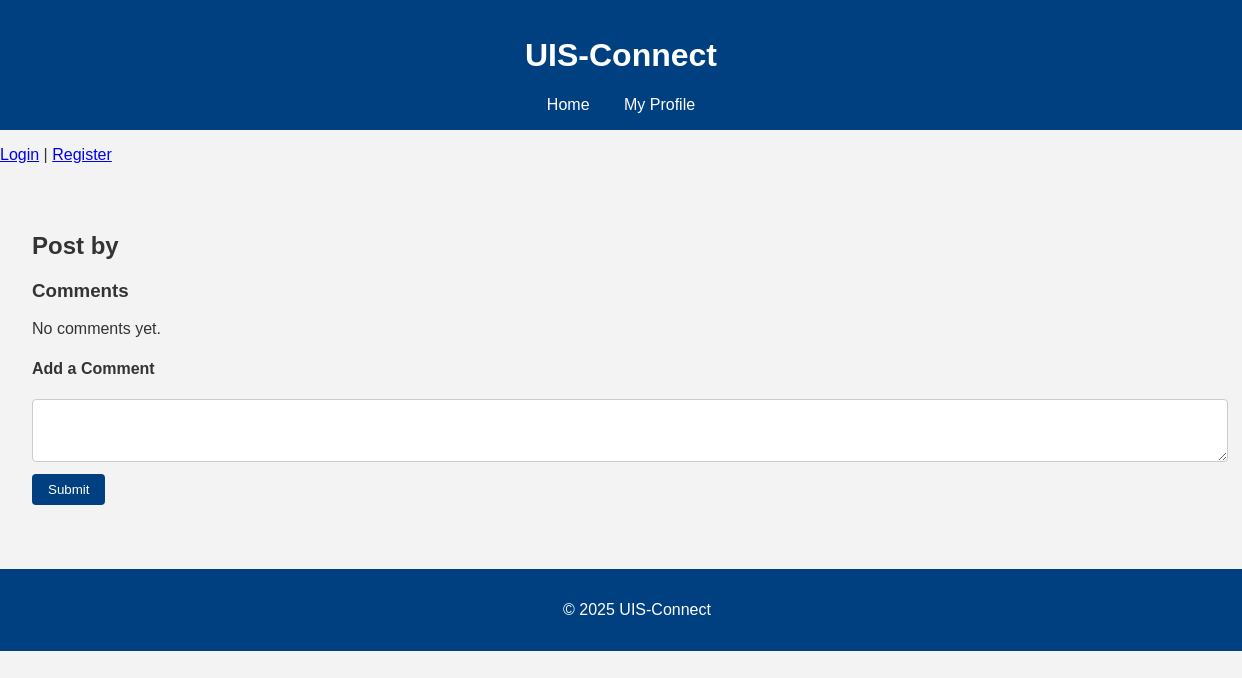
The app's page /post/13, older data.
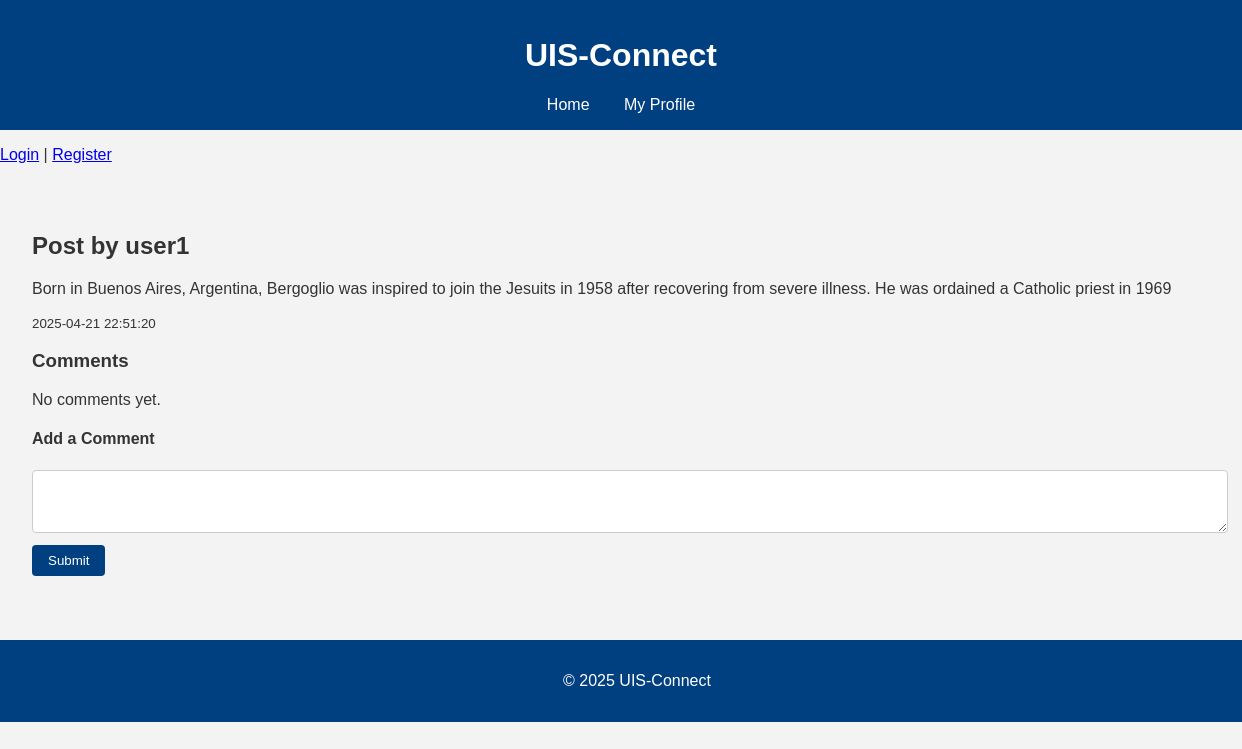
The same page, newer data.
### tables this page shows
CREATE TABLE users (
    id INTEGER PRIMARY KEY AUTOINCREMENT,
    username TEXT NOT NULL,
    major TEXT,
    interests TEXT
);

CREATE TABLE posts (
    id INTEGER PRIMARY KEY AUTOINCREMENT,
    user_id INTEGER,
    content TEXT,
    timestamp TEXT,
    FOREIGN KEY(user_id) REFERENCES users(id)
);

### app.py (the view, shortened to what this page needs)
@app.route('/post/<int:post_id>', methods=['GET', 'POST'])
def post(post_id):
    post, comments = get_post_with_comments(post_id)
    return render_template('post.html', post=post, comments=comments)

### db_utils.py (called while the page is built)
def get_db_connection():
    conn = sqlite3.connect(DATABASE)
    conn.row_factory = sqlite3.Row
    return conn

def get_post_with_comments(post_id):
    conn = get_db_connection()
    post = conn.execute("""
        SELECT posts.id, posts.content, posts.timestamp, users.username
        FROM posts
        JOIN users ON posts.user_id = users.id
        WHERE posts.id = ?
    """, (post_id,)).fetchone()
    comments = conn.execute("""
        SELECT comments.content, comments.timestamp, users.username
        FROM comments
        JOIN users ON comments.user_id = users.id
        WHERE comments.post_id = ?
        ORDER BY comments.timestamp ASC
    """, (post_id,)).fetchall()
    conn.close()
    return post, comments

### templates/post.html
{% extends "base.html" %}
{% block content %}
    <h2>Post by {{ post.username }}</h2>
    <p>{{ post.content }}</p>
    <p><small>{{ post.timestamp }}</small></p>
    <h3>Comments</h3>
    {% for comment in comments %}
        <div class="comment">
            <p><strong>{{ comment.username }}:</strong> {{ comment.content }}</p>
            <p><small>{{ comment.timestamp }}</small></p>
        </div>
    {% else %}
        <p>No comments yet.</p>
    {% endfor %}
    <h4>Add a Comment</h4>
    <form method="post">
        <textarea name="content" rows="3" required></textarea><br>
        <button type="submit">Submit</button>
    </form>
{% endblock %}

Row changes from the older to the newer data that the page shows:
now on this page (row unchanged): users: username "user1"
added posts: content "Born in Buenos Aires, Argentina, Bergoglio was inspired to join the Jesuits in 1958 after recovering from severe illness. He was ordained a Catholic priest in 1969", timestamp "2025-04-21 22:51:20"
